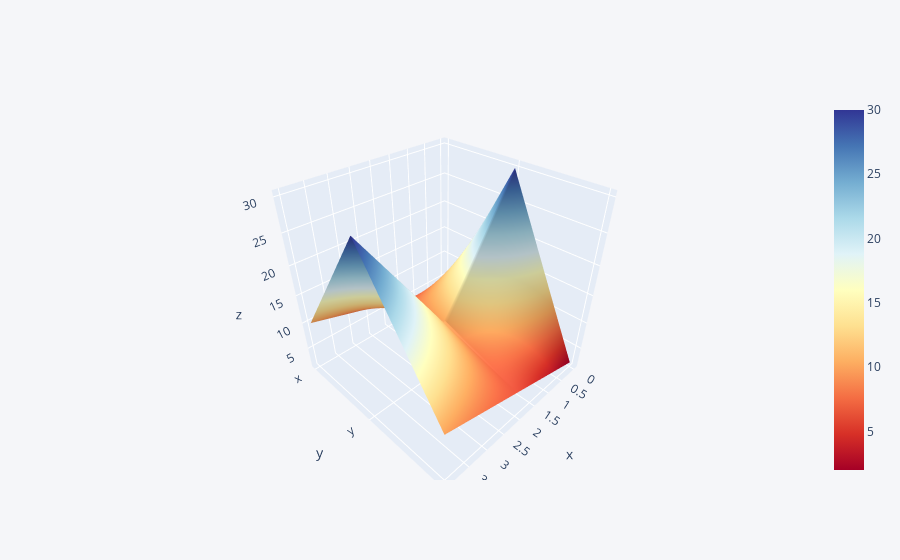

Notebook code for this chart:
### Code cell
df3 = pd.DataFrame({'x':[2,4,6,8,10],'y':[30,20,10,20,30],'z':[2,4,6,8,10]})
df3.iplot(kind='surface',colorscale='rdylbu')

### Figure 1 — Plotly figure (JSON) as saved in the notebook; plotly's stock layout.template omitted (floating-point values rounded to 4 significant figures)
{"data": [{"colorscale": [[0, "rgb(165,0,38)"], [0.1, "rgb(215,48,39)"], [0.2, "rgb(244,109,67)"], [0.3, "rgb(253,174,97)"], [0.4, "rgb(254,224,144)"], [0.5, "rgb(255,255,191)"], [0.6, "rgb(224,243,248)"], [0.7, "rgb(171,217,233)"], [0.8, "rgb(116,173,209)"], [0.9, "rgb(69,117,180)"], [1, "rgb(49,54,149)"]], "type": "surface", "x": [0, 1, 2, 3, 4], "y": ["x", "y", "z"], "z": [[2, 4, 6, 8, 10], [30, 20, 10, 20, 30], [2, 4, 6, 8, 10]]}], "layout": {"legend": {"bgcolor": "#F5F6F9", "font": {"color": "#4D5663"}}, "paper_bgcolor": "#F5F6F9", "plot_bgcolor": "#F5F6F9", "title": {"font": {"color": "#4D5663"}}, "xaxis": {"gridcolor": "#E1E5ED", "showgrid": true, "tickfont": {"color": "#4D5663"}, "title": {"font": {"color": "#4D5663"}, "text": ""}, "zerolinecolor": "#E1E5ED"}, "yaxis": {"gridcolor": "#E1E5ED", "showgrid": true, "tickfont": {"color": "#4D5663"}, "title": {"font": {"color": "#4D5663"}, "text": ""}, "zerolinecolor": "#E1E5ED"}}}
